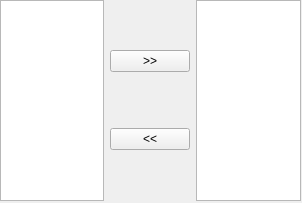
<?xml version="1.0" encoding="UTF-8"?>
<ui version="4.0">
 <class>PushGridWidget</class>
 <widget class="QWidget" name="PushGridWidget">
  <property name="geometry">
   <rect>
    <x>0</x>
    <y>0</y>
    <width>302</width>
    <height>203</height>
   </rect>
  </property>
  <property name="windowTitle">
   <string>Form</string>
  </property>
  <widget class="QWidget" name="gridLayoutWidget_2">
   <property name="geometry">
    <rect>
     <x>0</x>
     <y>0</y>
     <width>301</width>
     <height>201</height>
    </rect>
   </property>
   <layout class="QGridLayout" name="pushGrid">
    <item row="0" column="0">
     <widget class="QListView" name="listViewLeft"/>
    </item>
    <item row="0" column="2">
     <widget class="QListView" name="listViewRight"/>
    </item>
    <item row="0" column="1">
     <layout class="QGridLayout" name="btnGrid">
      <item row="0" column="0">
       <widget class="QPushButton" name="btnPushRight">
        <property name="text">
         <string>&gt;&gt;</string>
        </property>
       </widget>
      </item>
      <item row="1" column="0">
       <widget class="QPushButton" name="btnPushLeft">
        <property name="text">
         <string>&lt;&lt;</string>
        </property>
       </widget>
      </item>
     </layout>
    </item>
   </layout>
  </widget>
 </widget>
 <resources/>
 <connections/>
</ui>
